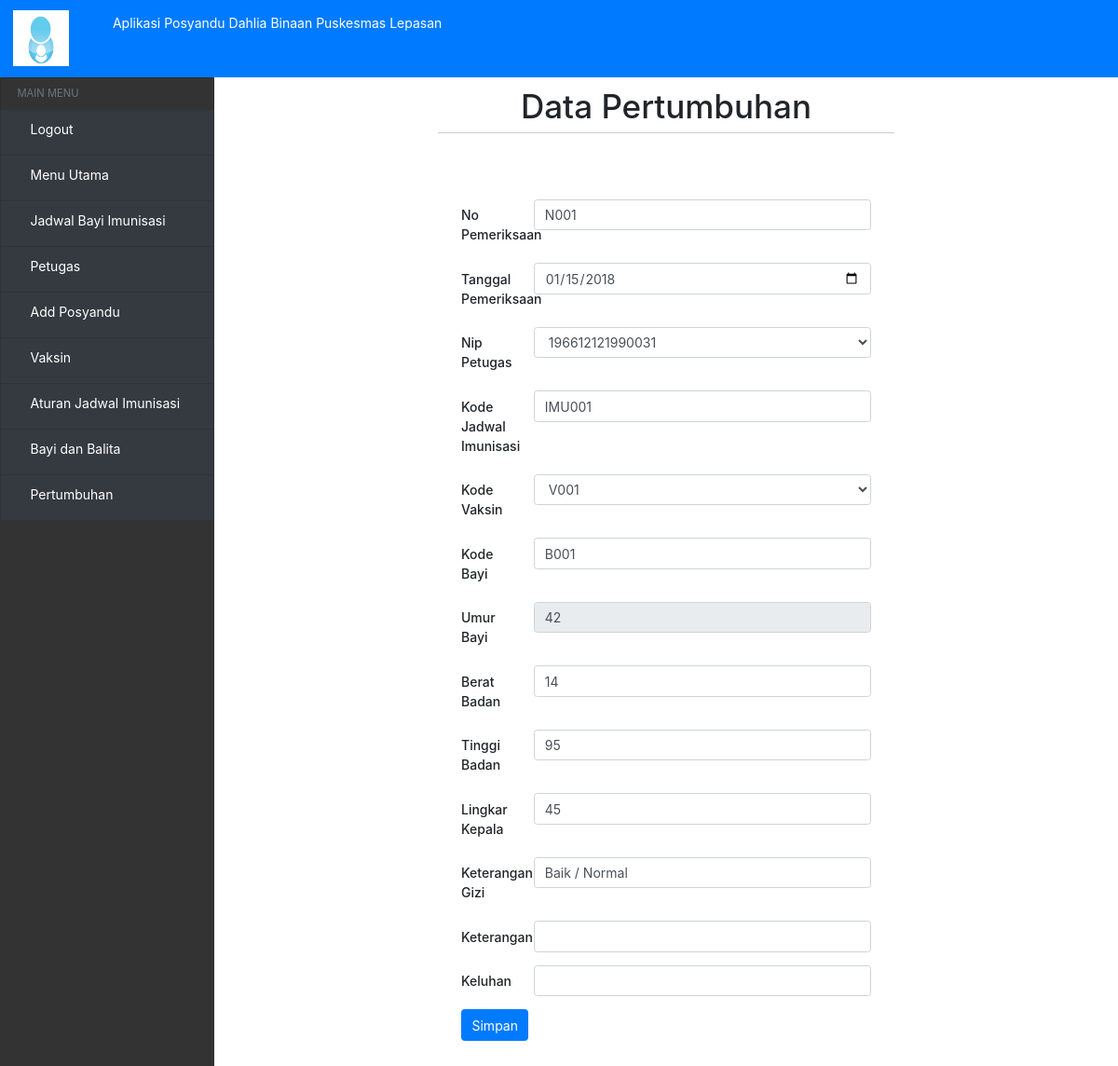
The app's page /?view=rubah-pertumbuhan&kode=N001 (signed in), older data.
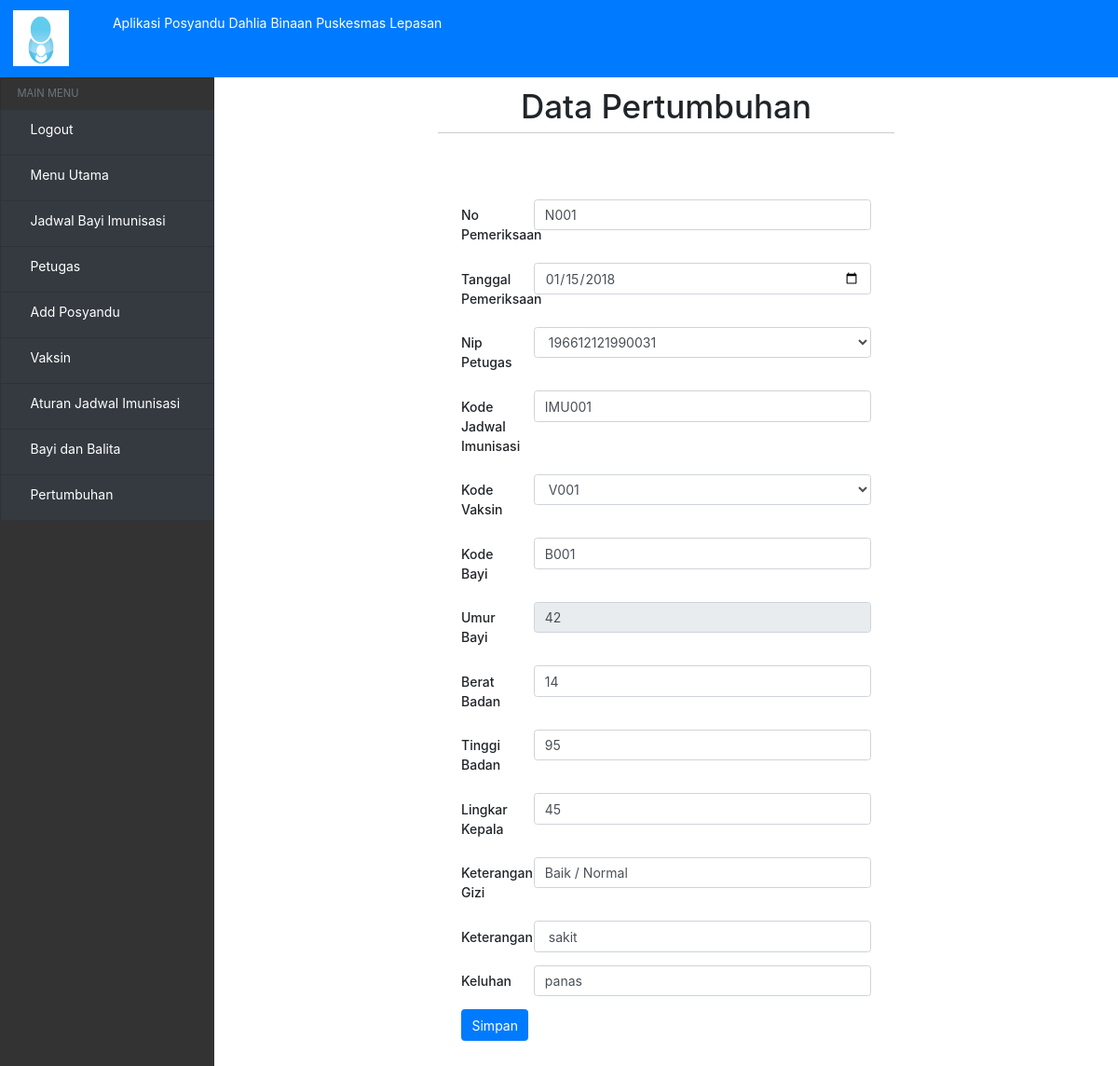
The same page, newer data.
### tables this page shows
CREATE TABLE `pertumbuhan_bayi` (
  `No_pemeriksaan` varchar(10) NOT NULL,
  `Tanggal` date NOT NULL,
  `Nip_petugas` varchar(15) NOT NULL,
  `Kode_jadwal` varchar(10) NOT NULL,
  `Kode_vaksin` varchar(10) NOT NULL,
  `Kode_bayi` varchar(10) NOT NULL,
  `umur_bayi` int(10) NOT NULL,
  `Keterangan` varchar(200) NOT NULL,
  `Keluhan` varchar(200) NOT NULL,
  `Berat_badan` int(10) NOT NULL,
  `Tinggi_badan` int(13) NOT NULL,
  `Lingkar_kepala` int(20) NOT NULL,
  `Keterangan_gizi` varchar(50) NOT NULL,
  `posyandu` varchar(100) NOT NULL
);

### models/admin.php (called while the page is built, shortened)
<?php
class Admin
{
  private $mysqli;
  function __construct($mysqli)
  {
    $this->mysqli = $mysqli;
  }
  public function showPetugas(){
    $db = $this->mysqli->conn;
    $sql = "SELECT * FROM petugas";
    $query = $db->query($sql);
    return $query;
  }
public function showVaksin(){
  $db = $this->mysqli->conn;
  $sql = "SELECT * FROM vaksin";
  $query = $db->query($sql);
  return $query;
}
public function rubahPertumbuhan($id)
 {
   $db = $this->mysqli->conn;
   $query = $db->query("SELECT * FROM pertumbuhan_bayi WHERE No_pemeriksaan = '$id' ") or die ($db->error);
   return $query;
 }
}
?>

### view/pertumbuhan-bayi/rubah-pertumbuhan.php (the view, shortened to what the changed rows need)
<?php if (@$_SESSION['user']) { ?>
<?php
$id = $_GET['kode'];
$data = $objAdmin->rubahPertumbuhan($id);
$a = $data->fetch_object();
 ?>
 <div class="header-hal">
   <h1>Data Pertumbuhan</h1>
     <hr>
 </div>
 <div class="form">
     <form method="post" action="">
       <div class="form-group row">
         <label for="staticEmail" class="col-sm-2 col-form-label" >No Pemeriksaan</label>
         <div class="col-sm-10">
             <input class="form-control" type="text" placeholder="No Pemeriksaan" name="no_pemeriksaan" value="<?= $a->No_pemeriksaan ?>">
         </div>
       </div>
       <div class="form-group row">
           <label for="staticEmail" class="col-sm-2 col-form-label" >Tanggal Pemeriksaan</label>
           <div class="col-sm-10">
               <input class="form-control" type="date" name="tgl_pemeriksaan" value="<?= $a->Tanggal ?>">
           </div>
       </div>
       <div class="form-group row">
           <label for="staticEmail" class="col-sm-2 col-form-label" >Nip Petugas</label>
           <div class="col-sm-10">
               <select class="form-control" id="exampleFormControlSelect1" name="nip_petugas" >
                 <?php
                $data = $objAdmin->showPetugas();
                while ($b = $data->fetch_object()) {
                    ?>
                <option value="<?= $a->Nip_petugas ?>"><?= $a->Nip_petugas ?></option>
                 <?php
                 }
                 ?>
               </select>
           </div>
       </div>
       <div class="form-group row">
           <label for="staticEmail" class="col-sm-2 col-form-label" >Kode Jadwal Imunisasi</label>
           <div class="col-sm-10">
               <input class="form-control" type="text" placeholder="Kode Jadwal Imunisasi" name="kode_jadwal" value="<?= $a->Kode_jadwal ?>">
           </div>
       </div>
       <div class="form-group row">
           <label for="staticEmail" class="col-sm-2 col-form-label" >Kode Vaksin</label>
           <div class="col-sm-10">
               <select class="form-control" id="exampleFormControlSelect1" name="kode_vaksin" >
                 <?php
                $data = $objAdmin->showVaksin();
                while ($b = $data->fetch_object()) {
                    ?>
                <option value="<?= $a->Kode_vaksin; ?>"><?= $a->Kode_vaksin; ?></option>
                 <?php
                 }
                 ?>
               </select>
           </div>
       </div>
       <div class="form-group row">
           <label for="staticEmail" class="col-sm-2 col-form-label" >Kode Bayi</label>
           <div class="col-sm-10">
               <input class="form-control" type="text" placeholder="Kode Bayi" name="kode_bayi" value="<?= $a->Kode_bayi; ?>">
           </div>
       </div>
       <div class="form-group row">
           <label for="staticEmail" class="col-sm-2 col-form-label" >Umur Bayi</label>
           <div class="col-sm-10">
             <input class="form-control" type="text" placeholder="umur Bayi" name="umur_bayi" value="<?= $a->umur_bayi; ?>" disabled>
           </div>
       </div>
       <div class="form-group row">
           <label for="staticEmail" class="col-sm-2 col-form-label" >Berat Badan</label>
           <div class="col-sm-10">
               <input class="form-control" type="text" placeholder="Berat Badan" name="berat_badan" value="<?= $a->Berat_badan; ?>">
           </div>
       </div>
       <div class="form-group row">
           <label for="staticEmail" class="col-sm-2 col-form-label" >Tinggi Badan</label>
           <div class="col-sm-10">
               <input class="form-control" type="text" placeholder="Tinggi Badan" name="tinggi_badan" value="<?= $a->Tinggi_badan; ?>">
           </div>
       </div>
       <div class="form-group row">
           <label for="staticEmail" class="col-sm-2 col-form-label" >Lingkar Kepala</label>
           <div class="col-sm-10">
               <input class="form-control" type="text" placeholder="Lingkar Kepala" name="lingkar_kepala" value="<?= $a->Lingkar_kepala; ?>">
           </div>
       </div>
       <div class="form-group row">
         <label for="staticEmail" class="col-sm-2 col-form-label" >Keterangan Gizi</label>
         <div class="col-sm-10">
           <input class="form-control" type="text" placeholder="Keterangan Gizi" name="keterangan_gizi" value="<?= $a->Keterangan_gizi; ?>" >
         </div>
       </div>
       <div class="form-group row">
           <label for="staticEmail" class="col-sm-2 col-form-label" >Keterangan</label>
           <div class="col-sm-10">
               <input class="form-control" type="text" placeholder="Keterangan" name="keterangan" value="<?= $a->Keterangan; ?>">
           </div>
       </div>
       <div class="form-group row">
           <label for="staticEmail" class="col-sm-2 col-form-label" >Keluhan</label>
           <div class="col-sm-10">
               <input class="form-control" type="text" placeholder="Keluhan" name="keluhan" value="<?= $a->Keluhan; ?>">
           </div>
       </div>
       <button type="submit" class="btn btn-primary" name="rubahPertumbuhan">Simpan</button>
     </form>
 </div>
<?php } ?>

Row changes from the older to the newer data that the page shows:
changed pertumbuhan_bayi "IMU001": keterangan (not shown) → "sakit"; keluhan (not shown) → "panas"
